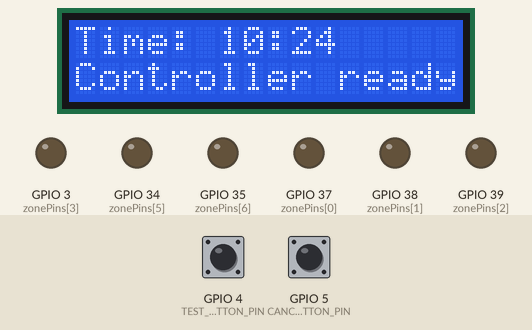
The sketch below on a simulated ESP32. On the bench: 16×2 character LCD, output pins drawn as LEDs (lit = HIGH). The inputs (shaded band) are chosen by the test bench; at power-on: GPIO 4 (TEST_BUTTON_PIN) HIGH, GPIO 5 (CANCEL_BUTTON_PIN) HIGH. The local clock reads 2024-03-15 10:24:30 at power-on unless the sketch sets it; what the sketch prints to the serial monitor is not drawn.

Above: at 3.3 s.
3.4 s: GPIO 4 (TEST_BUTTON_PIN) pulled LOW for 0.15 s
At 3.8 s:
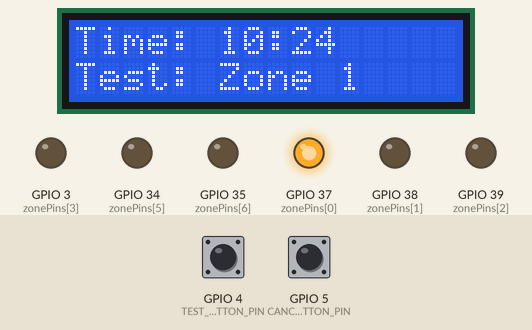
5.0 s: GPIO 5 (CANCEL_BUTTON_PIN) pulled LOW for 0.15 s
At 5.8 s:
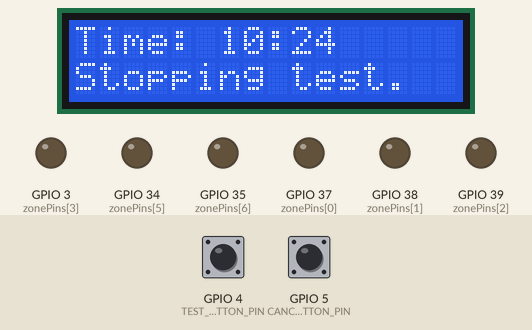
6.6 s: GPIO 4 (TEST_BUTTON_PIN) pulled LOW for 1 s
At 8.1 s:
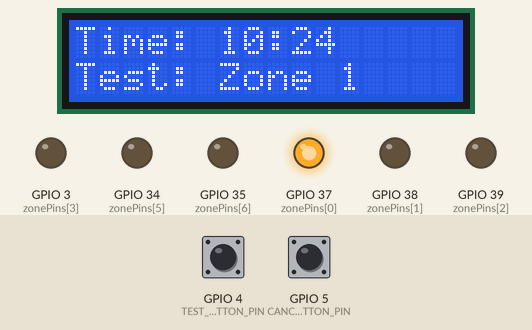
9.1 s: GPIO 5 (CANCEL_BUTTON_PIN) pulled LOW for 1 s
At 31.3 s:
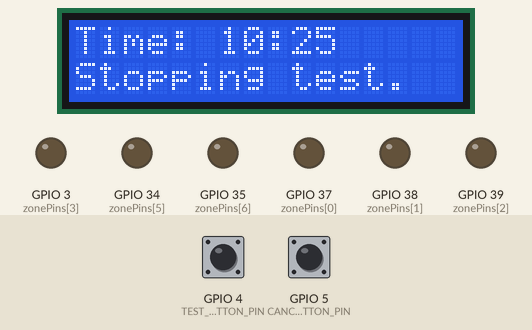
Timing chart, 0 to 31.6 s (numbered marks = the images above; inputs shaded):
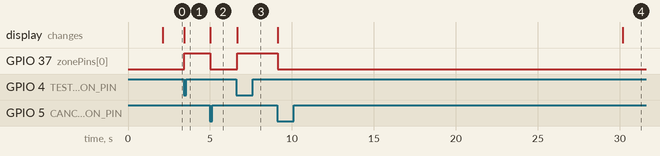

The sketch:

simpleGarden_v1.02.ino
```cpp
#include <Wire.h>
#include <RTClib.h>
#include <LiquidCrystal_I2C.h>

#define TEST_BUTTON_PIN 4
#define CANCEL_BUTTON_PIN 5

LiquidCrystal_I2C lcd(0x27, 16, 2);  // Try 0x3F if 0x27 doesn’t work
RTC_DS3231 rtc;

// Relay pins
const int zonePins[7] = {A1, A2, A3, D2, D3, A6, A7};

enum Mode { IDLE, NORMAL, TEST };
Mode currentMode = IDLE;

unsigned long zoneStartTime = 0;
int currentZone = 0;
unsigned long zoneDuration = 0;

bool testButtonPrevState = HIGH;
unsigned long lastDebounceTime = 0;
const unsigned long debounceDelay = 50;

void setup() {
  delay(2000);
  Serial.begin(115200);
  Wire.begin(8, 9);  // Initialize I2C first
  lcd.begin(16, 2);
  lcd.backlight();
  lcd.clear();
  lcd.setCursor(0, 0);
  lcd.print("Initializing...");

  int retries = 0;
  bool rtcFound = false;
  for (uint8_t address = 1; address < 127; address++) {
   Wire.beginTransmission(address);
    if (Wire.endTransmission() == 0) {
    if (address == 0x68) {
      rtcFound = true;
      break;
      }
    }
  }
if (!rtcFound) {
  printStatus("RTC not found on I2C bus.");
  while (1);
}


  while (!rtc.begin(&Wire)) {
    printStatus("Couldn't find RTC. Retrying...");
    retries++;
    delay(500);

  // Reinitialize I2C in case it crashed or froze
    Wire.end();
    delay(100);
    Wire.begin(8, 9);

  if (retries > 5) {
    printStatus("RTC failed after 5 tries.");
    while (1);
  }
}


  if (rtc.lostPower()) {
    printStatus("RTC lost power, setting time!");
    rtc.adjust(DateTime(F(__DATE__), F(__TIME__)));
  }

  for (int i = 0; i < 7; i++) {
    pinMode(zonePins[i], OUTPUT);
    digitalWrite(zonePins[i], LOW);
  }

  pinMode(TEST_BUTTON_PIN, INPUT_PULLUP);
  pinMode(CANCEL_BUTTON_PIN, INPUT_PULLUP);

  printStatus("Controller ready.");
}

void loop() {
  static unsigned long lastTimeUpdate = 0;

  if (millis() - lastTimeUpdate > 1000) {
    lastTimeUpdate = millis();
    DateTime now = rtc.now();
    char timeBuffer[6];
    sprintf(timeBuffer, "%02d:%02d", now.hour(), now.minute());

    lcd.setCursor(0, 0);
    lcd.print("Time: ");
    lcd.print(timeBuffer);
    lcd.print("     ");
  }

  DateTime now = rtc.now();
  checkCancelButton();
  checkTestButton();

  if (currentMode == IDLE && ((now.hour() == 6 && now.minute() == 0 && now.second() == 0) ||
                              (now.hour() == 18 && now.minute() == 0 && now.second() == 0))) {
    startWatering(NORMAL);
  }

  handleWatering();
}

void printStatus(const String &message) {
  Serial.println(message);
  lcd.setCursor(0, 1);
  lcd.print(message);
  int remaining = 16 - message.length();
  for (int i = 0; i < remaining; i++) {
    lcd.print(" ");
  }
}

void startWatering(Mode mode) {
  currentMode = mode;
  currentZone = 0;
  zoneStartTime = millis();
  zoneDuration = (mode == NORMAL) ? 5UL * 60 * 1000 : 30UL * 1000;
  printStatus((mode == NORMAL ? "Normal: Zone " : "Test: Zone ") + String(currentZone + 1));
  digitalWrite(zonePins[currentZone], HIGH);
}

void handleWatering() {
  if (currentMode == IDLE) return;

  if (millis() - zoneStartTime >= zoneDuration) {
    digitalWrite(zonePins[currentZone], LOW);
    printStatus("Finished Zone " + String(currentZone + 1));

    currentZone++;
    if (currentZone >= 7) {
      currentMode = IDLE;
      printStatus("All zones completed.");
    } else {
      zoneStartTime = millis();
      digitalWrite(zonePins[currentZone], HIGH);
      printStatus("Zone " + String(currentZone + 1) + " ON");
    }
  }
}

void checkTestButton() {
  static unsigned long lastCheck = 0;
  static bool lastState = HIGH;
  bool currentState = digitalRead(TEST_BUTTON_PIN);

  if (millis() - lastCheck > debounceDelay) {
    if (lastState == HIGH && currentState == LOW && currentMode == IDLE) {
      printStatus("Test button pressed.");
      startWatering(TEST);
    }
    lastState = currentState;
    lastCheck = millis();
  }
}

void checkCancelButton() {
  if (digitalRead(CANCEL_BUTTON_PIN) == LOW && currentMode != IDLE) {
    printStatus("Cancel pressed.");
    printStatus(currentMode == NORMAL ? "Stopping normal." : "Stopping test.");
    stopAllWatering();
  }
}

void stopAllWatering() {
  for (int i = 0; i < 7; i++) {
    digitalWrite(zonePins[i], LOW);
  }
  currentMode = IDLE;
  currentZone = 0;
}
```

Measured:
- after the input at 3.4 s, GPIO 37 (zonePins[0]): LOW → HIGH at once; the display: changes at once (image 1)
- after the input at 5.0 s, GPIO 37 (zonePins[0]): HIGH → LOW at once; the display: changes at once (image 2)
- after the input at 6.6 s, GPIO 37 (zonePins[0]): LOW → HIGH after 0.06 s; the display: changes after 0.06 s (image 3)
- after the input at 9.1 s, GPIO 37 (zonePins[0]): HIGH → LOW at once; the display: first changes at once (image 4 shows a later state)
